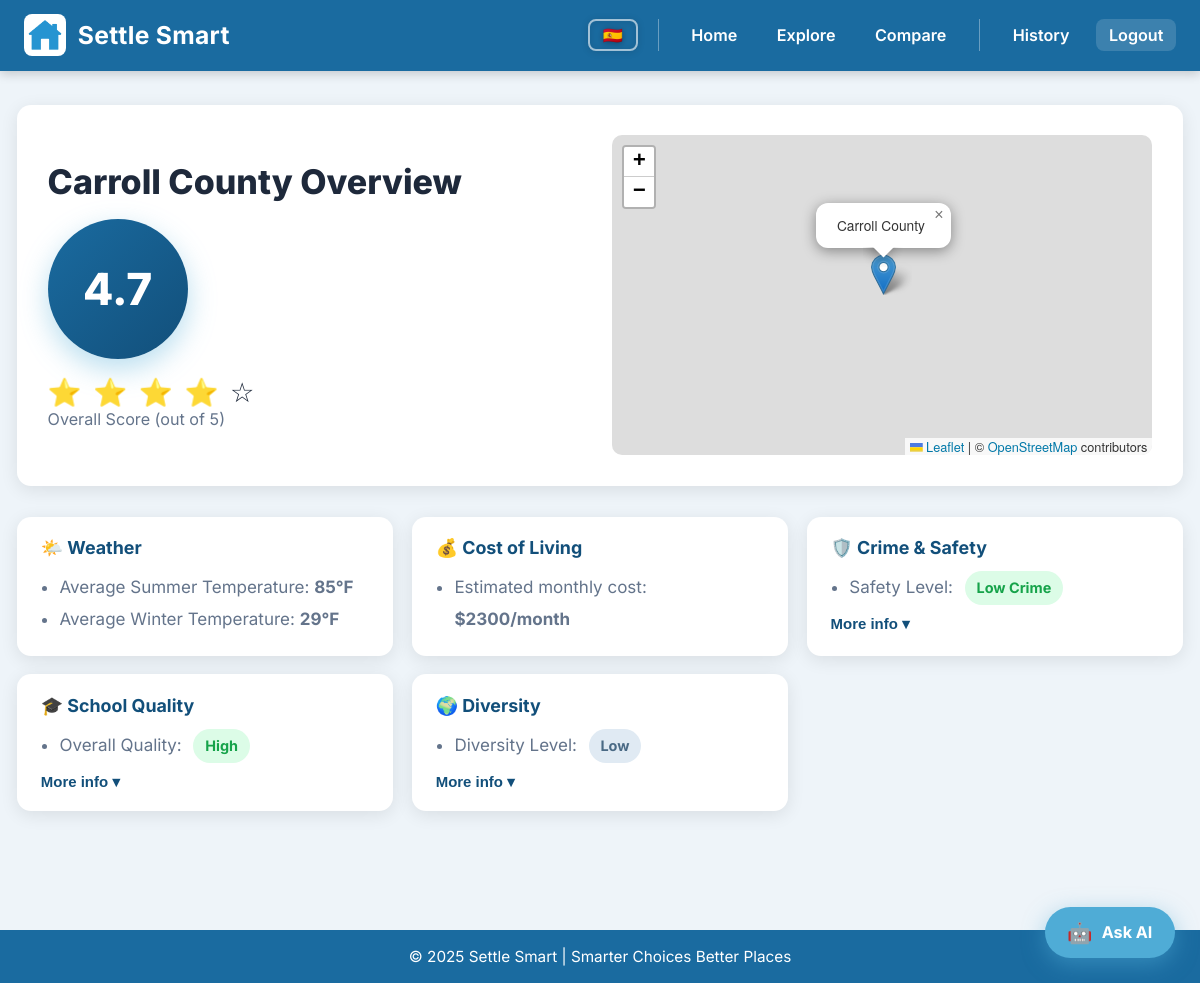
Screenshot of /result?county=Carroll County (signed in) with the database file from the repository.
### tables this page shows
CREATE TABLE counties (
            id INTEGER PRIMARY KEY AUTOINCREMENT,
            name TEXT UNIQUE NOT NULL,
            summer_temp INTEGER,
            winter_temp INTEGER,
            avg_cost_of_living INTEGER,
            crime_safety TEXT,
            school_quality TEXT,
            diversity_percent REAL,
            crime_explanation TEXT,
            school_explanation TEXT,
            race_white REAL,
            race_black REAL,
            race_hispanic REAL,
            race_asian REAL,
            race_american_indian REAL,
            race_native_hawaiian REAL,
            race_multiracial REAL,
            lat REAL,
            lng REAL
        );

### app.py (the view, shortened to what this page needs)
@app.route("/result", methods=["GET", "POST"])
def result():
    if request.method == "POST":
        selected_county = request.form.get("county")
    else:
        selected_county = request.args.get("county")
    if not selected_county:
        return render_template("explore.html", counties=get_all_county_names(), error="Please select a county.")
    overview = get_county_overview(selected_county)
    return render_template("result.html", county=overview)

### app.py (called while the page is built)
def get_db():
    conn = sqlite3.connect("settle_smart.db")
    conn.row_factory = sqlite3.Row
    return conn

@login_manager.user_loader
def load_user(user_id):
    conn = get_db()
    row = conn.execute("SELECT * FROM users WHERE id = ?", (user_id,)).fetchone()
    conn.close()
    if row:
        return User(row["id"], row["username"], row["email"])
    return None

@app.context_processor
def inject_lang():
    lang = session.get('lang', 'en')
    return {'t': TRANSLATIONS[lang], 'lang': lang}

def compute_raw_score(entry: dict) -> int:
    score = 70
    if entry["schoolQuality"] == "High":   score += 10
    elif entry["schoolQuality"] == "Low":  score -= 10
    if entry["crimeSafety"] == "Low":      score += 10
    elif entry["crimeSafety"] == "High":   score -= 10
    diversity = entry["diversityPercent"]
    score += max(0, 10 - abs(50 - diversity) // 5)
    cost = entry["averageCostOfLiving"]
    if cost <= 1900:   score += 5
    elif cost >= 3000: score -= 5
    return max(0, min(100, score))

def compute_star_score(entry: dict) -> float:
    raw = compute_raw_score(entry)
    star = round(1.0 + (raw / 100.0) * 4.0, 1)
    return star

### templates/result.html (shortened to what this page needs)
<!DOCTYPE html>
<html lang="{{ lang }}">
<head>
  <link rel="stylesheet" href="{{ url_for('static', filename='style.css') }}">
  <link rel="stylesheet" href="https://unpkg.com/leaflet@1.9.4/dist/leaflet.css" />
</head>
<body>
  <header class="site-header">
    <div class="logo-title">
      <img src="{{ url_for('static', filename='logo.png') }}" alt="Settle Smart Logo"/>
      <h1>Settle Smart</h1>
    </div>
    <nav class="nav-links">
      <div class="lang-toggle">
        {% if lang == 'en' %}
          <a href="/set-lang/es" class="lang-btn" title="Español">🇪🇸</a>
        {% else %}
          <a href="/set-lang/en" class="lang-btn" title="English">🇺🇸</a>
        {% endif %}
      </div>
      <a href="/" class="backlink">{{ t.nav_home }}</a>
      <a href="/explore" class="backlink">{{ t.nav_explore }}</a>
      <a href="/compare" class="backlink">{{ t.nav_compare }}</a>
      {% if current_user.is_authenticated %}
        <a href="/history" class="backlink">{{ t.nav_history }}</a>
        <a href="/logout" class="backlink nav-auth">{{ t.nav_logout }}</a>
      {% else %}
        <span class="nav-divider">|</span>
        <a href="/login" class="backlink nav-auth">{{ t.nav_login }}</a>
      {% endif %}
    </nav>
  </header>
  <main class="result">
    <div class="result-hero">
      <div class="result-hero-left">
        <h2>{{ county.name }} {{ t.result_overview }}</h2>
        <div class="overall__score">
          <div class="badge">{{ county.overall_score }}</div>
          <div class="stars">
            {% set score = county.overall_score %}
            {% for i in range(1, 6) %}
              {% if score >= i %}⭐{% else %}☆{% endif %}
            {% endfor %}
          </div>
          <p>{{ t.result_score_label }}</p>
        </div>
      </div>
      <div class="result-hero-map">
        <div id="map" data-lat="{{ county.lat }}" data-lng="{{ county.lng }}" data-county-name="{{ county.name }}"></div>
      </div>
    </div>
    <div class="result-cards">
      <article class="panel">
        <h3>{{ t.result_weather }}</h3>
        <ul>
          <li>{{ t.result_summer }}: <strong>{{ county.summerTemp }}°F</strong></li>
          <li>{{ t.result_winter }}: <strong>{{ county.winterTemp }}°F</strong></li>
        </ul>
      </article>
      <article class="panel">
        <h3>{{ t.result_cost }}</h3>
        <ul>
          <li>{{ t.result_cost_label }}: <strong>${{ county.averageCostOfLiving }}{{ t.slash_month }}</strong></li>
        </ul>
      </article>
      <article class="panel">
        <h3>{{ t.result_crime }}</h3>
        <ul>
          <li>{{ t.result_crime_label }}:
            {% if county.crimeSafety == "Low" %}
              <span class="badge-pill pill-low">{{ t.pill_low_crime }}</span>
            {% elif county.crimeSafety == "Medium" %}
              <span class="badge-pill pill-medium">{{ t.pill_medium }}</span>
            {% else %}
              <span class="badge-pill pill-high-crime">{{ t.pill_high_crime }}</span>
            {% endif %}
          </li>
        </ul>
        {% if county.crime_explanation %}
          <button class="expand-btn" data-more="{{ t.result_more_info }}" data-less="{{ t.result_less_info }}" onclick="toggleExplanation(this)">{{ t.result_more_info }}</button>
        {% endif %}
      </article>
      <article class="panel">
        <h3>{{ t.result_school }}</h3>
        <ul>
          <li>{{ t.result_school_label }}:
            {% if county.schoolQuality == "High" %}
              <span class="badge-pill pill-low">{{ t.pill_high }}</span>
            {% elif county.schoolQuality == "Medium" %}
              <span class="badge-pill pill-medium">{{ t.pill_medium }}</span>
            {% else %}
              <span class="badge-pill pill-high-crime">{{ t.pill_low }}</span>
            {% endif %}
          </li>
        </ul>
        {% if county.school_explanation %}
          <button class="expand-btn" data-more="{{ t.result_more_info }}" data-less="{{ t.result_less_info }}" onclick="toggleExplanation(this)">{{ t.result_more_info }}</button>
        {% endif %}
      </article>
      <article class="panel">
        <h3>{{ t.result_diversity }}</h3>
        <ul>
          <li>{{ t.result_diversity_label }}:
            {% if county.diversityPercent > 40 %}
              <span class="badge-pill pill-low">{{ t.pill_high }}</span>
            {% elif county.diversityPercent > 20 %}
              <span class="badge-pill pill-medium">{{ t.pill_medium }}</span>
            {% else %}
              <span class="badge-pill pill-neutral">{{ t.pill_low }}</span>
            {% endif %}
          </li>
        </ul>
        <button class="expand-btn" data-more="{{ t.result_more_info }}" data-less="{{ t.result_less_info }}" onclick="toggleExplanation(this)">{{ t.result_more_info }}</button>
      </article>
    </div>
  </main>
  <footer>{{ t.footer }}</footer>
  <a href="/assistant" class="ai-fab">
    <span class="fab-icon">🤖</span> {{ t.ask_ai }}
  </a>
</body>
</html>

### static/style.css (style rules this page uses)
* { box-sizing: border-box; margin: 0; padding: 0; }
:root { --brand: #1a6ba0; --brand-d: #124f7a; --ink: #1e293b; --bg: #eef4f9; --panel: #ffffff; --muted: #64748b; --ring: rgba(26,107,160,.25); --green: #16a34a; --yellow: #d97706; --red: #dc2626; --radius: 14px; --shadow: 0 4px 18px rgba(0,0,0,.09); }
html, body { font-size: 17px; font-family: 'Inter', 'Segoe UI', sans-serif; color: var(--ink); background: var(--bg); }
header, .site-header { background: var(--brand); color: #fff; padding: .85rem 1.4rem; display: flex; align-items: center; justify-content: space-between; gap: 1rem; box-shadow: 0 3px 10px rgba(0,0,0,.18); position: sticky; top: 0; z-index: 100; }
.brand, .logo-title { display: flex; align-items: center; gap: 12px; text-decoration: none; color: inherit; }
.brand img, .logo-title img { height: 42px; border-radius: 8px; }
.brand-text .title, .logo-title h1 { font-size: 1.45rem; font-weight: 700; letter-spacing: .3px; margin: 0; }
.nav-links { display: flex; gap: 14px; }
.nav-links a, .backlink { color: #fff; text-decoration: none; font-weight: 600; font-size: .95rem; padding: .35rem .75rem; border-radius: 8px; transition: background .2s; }
.result { max-width: 1200px; margin: 2rem auto; padding: 0 1rem 5rem; }
.result h2 { font-size: 2rem; font-weight: 800; margin-bottom: 0; }
.badge { width: 140px; height: 140px; border-radius: 50%; background: linear-gradient(135deg, var(--brand), var(--brand-d)); color: #fff; font-size: 2.6rem; font-weight: 800; display: flex; align-items: center; justify-content: center; box-shadow: 0 10px 28px rgba(79,172,214,.4); margin-bottom: .7rem; }
.overall__score { display: flex; flex-direction: column; align-items: center; text-align: center; }
.overall__score p { color: var(--muted); font-size: .95rem; text-align: center; }
.stars { font-size: 1.6rem; letter-spacing: 2px; margin-top: .3rem; }
.result-hero { display: grid; grid-template-columns: 1fr 1fr; gap: 1.4rem; align-items: center; margin-bottom: 1.8rem; background: var(--panel); border-radius: var(--radius); padding: 1.8rem; box-shadow: var(--shadow); }
.result-hero-left { display: flex; flex-direction: column; gap: 1rem; }
.result-hero-left h2 { font-size: 2rem; font-weight: 800; text-align: left; margin: 0; }
.result-hero-left .overall__score { align-items: flex-start; text-align: left; }
.result-hero-map #map { width: 100%; height: 320px; border-radius: 10px; }
.result-cards { display: grid; grid-template-columns: repeat(3, 1fr); gap: 1.1rem; }
.panel { background: var(--panel); border-radius: var(--radius); padding: 1.2rem 1.4rem; box-shadow: var(--shadow); transition: transform .2s, box-shadow .2s; }
.panel h3 { margin-top: 0; margin-bottom: .75rem; font-size: 1.05rem; font-weight: 700; color: var(--brand-d); display: flex; align-items: center; gap: .4rem; }
.panel ul { padding-left: 1.1rem; color: var(--muted); line-height: 1.9; }
.expand-btn { margin-top: .6rem; background: none; border: none; color: var(--brand-d); font-size: .88rem; font-weight: 600; cursor: pointer; padding: 0; display: block; }
.badge-pill { display: inline-block; padding: .2rem .7rem; border-radius: 999px; font-size: .85rem; font-weight: 700; margin-left: .4rem; }
.pill-low { background: #dcfce7; color: var(--green); }
.pill-neutral { background: #e0eaf3; color: #4a6a85; }
.ai-fab { position: fixed; bottom: 1.5rem; right: 1.5rem; z-index: 999; display: flex; align-items: center; gap: .55rem; background: #4facd6; color: #fff; text-decoration: none; font-weight: 700; font-size: .95rem; padding: .75rem 1.3rem; border-radius: 999px; box-shadow: 0 6px 22px rgba(79,172,214,.5); transition: background .2s, transform .2s, box-shadow .2s; }
.ai-fab .fab-icon { font-size: 1.2rem; }
footer { background: var(--brand); color: #fff; text-align: center; padding: 1rem; font-size: .9rem; }
.nav-auth { background: rgba(255,255,255,.15); border-radius: 8px; }
.lang-toggle { display: flex; }
.lang-btn { text-decoration: none; font-size: 1.9rem; line-height: 1; padding: .18rem .22rem; border-radius: 8px; display: flex; align-items: center; border: 2px solid rgba(255,255,255,.6); transition: transform .15s, border-color .15s; filter: drop-shadow(0 1px 3px rgba(0,0,0,.35)); }

### rows the page displays
counties: name "Carroll County", averageCostOfLiving "2300", pill_high "High", pill_low "Low"

### other values shown
{{ t.nav_home }} "Home"
{{ t.nav_explore }} "Explore"
{{ t.nav_compare }} "Compare"
{{ t.nav_history }} "History"
{{ t.nav_logout }} "Logout"
{{ t.result_overview }} "Overview"
{{ county.overall_score }} "4.7"
{{ t.result_score_label }} "Overall Score (out of 5)"
{{ t.result_weather }} "🌤️ Weather"
{{ t.result_summer }} "Average Summer Temperature"
{{ county.summerTemp }} "85"
{{ t.result_winter }} "Average Winter Temperature"
{{ county.winterTemp }} "29"
{{ t.result_cost }} "💰 Cost of Living"
{{ t.result_cost_label }} "Estimated monthly cost"
